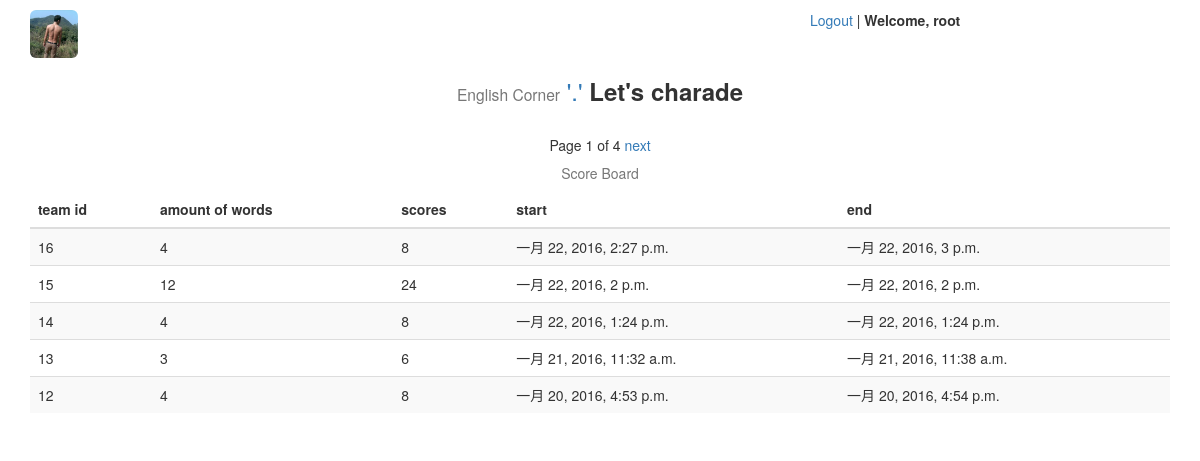
The page /charade/board/ (signed in) on the database as committed earlier.
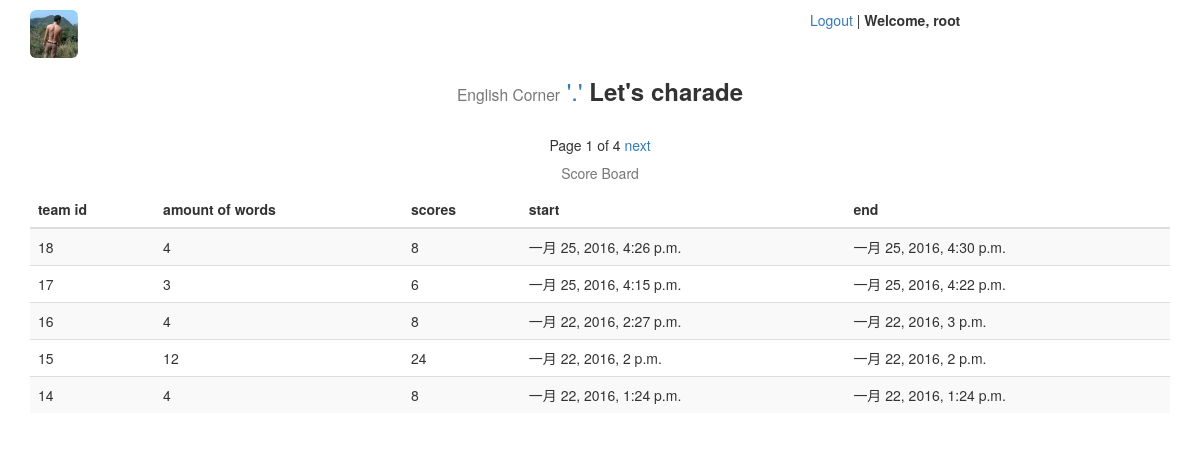
The same page on the database as committed later.
### charade/models.py (models this page shows, shortened)
@python_2_unicode_compatible
class GameScoreBoard(models.Model):
    amount = models.IntegerField('单词总数', default=0)
    scores = models.IntegerField('总得分', default=0)
    dt_start = models.DateTimeField('开始时间', auto_now_add=True)
    dt_end = models.DateTimeField('结束时间', auto_now=True)

### charade/views.py (the view)
@login_required
def game_board(request):
    game_score_board = GameScoreBoard.objects.order_by('-dt_start')
    paginator = Paginator(game_score_board, 5) # show 5 rows per page
    page = request.GET.get('page')
    try:
        board = paginator.page(page)
    except PageNotAnInteger:
        board = paginator.page(1)
    except EmptyPage:
        board = paginator.page(paginator.num_pages)
    context = {'board': board}
    return render(request, 'charade/board.html', context)

### charade/templates/charade/board.html (shortened to what this page needs)
{% extends 'charade/base.html' %}
{% block content %}
{% if board %}
<div class="row text-center">
    <span>
        Page {{ board.number }} of {{ board.paginator.num_pages }}
    </span>
    {% if board.has_next %}
    <span>
        <a href="?page={{ board.next_page_number }}">next</a>
    </span>
    {% endif %}
</div>
<div class="table-responsive">
    <table class="table table-striped">
        <caption class="text-center">Score Board</caption>
        <thead>
            <tr>
                <th>team id</th>
                <th>amount of words</th>
                <th>scores</th>
                <th>start</th>
                <th>end</th>
            </tr>
        </thead>
        <tbody>
        {% for b in board %}
            <tr>
                <td>{{ b.id }}</a></td>
                <td>{{ b.amount }}</a></td>
                <td>{{ b.scores }}</a></td>
                <td>{{ b.dt_start }}</a></td>
                <td>{{ b.dt_end }}</a></td>
            </tr>
        {% endfor %}
        </tbody>
    </table>
</div>
{% else %}
<div class="row">
    <h1><p class="text-danger text-center">No records available.</p></h1>
</div>
{% endif %}
{% endblock %}

Rows that differ between the two databases and show on the page:
no longer on this page (row unchanged): GameScoreBoard: id "13", amount "3", scores "6", dt_start "一月 21, 2016, 11:32 a.m.", dt_end "一月 21, 2016, 11:38 a.m."
no longer on this page (row unchanged): GameScoreBoard: id "12", amount "4", scores "8", dt_start "一月 20, 2016, 4:53 p.m.", dt_end "一月 20, 2016, 4:54 p.m."
added GameScoreBoard: id "18", amount "4", scores "8", dt_start "一月 25, 2016, 4:26 p.m.", dt_end "一月 25, 2016, 4:30 p.m."
added GameScoreBoard: id "17", amount "3", scores "6", dt_start "一月 25, 2016, 4:15 p.m.", dt_end "一月 25, 2016, 4:22 p.m."
